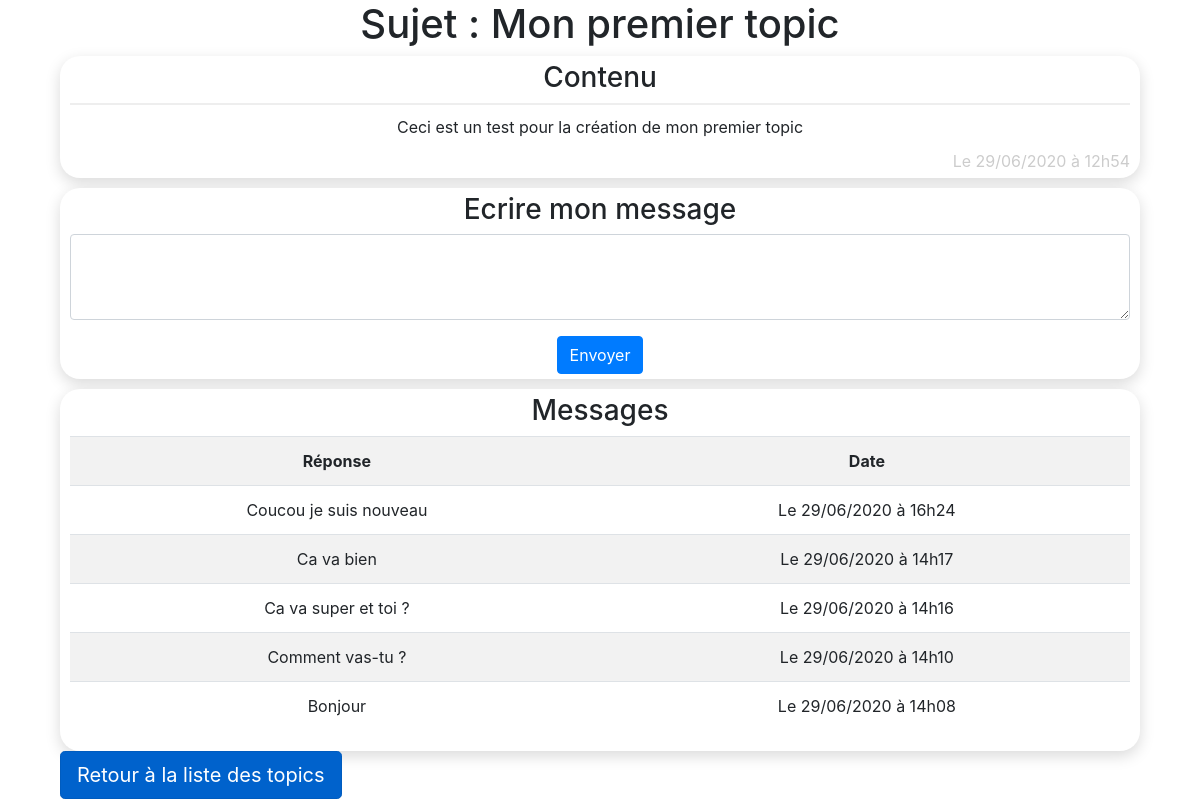
The page /contenu.php?categorie=1&topic=5 on the database its author committed.
### tables this page shows
CREATE TABLE `topic` (
  `id` int(11) NOT NULL,
  `id_forum` int(11) NOT NULL,
  `titre` varchar(50) NOT NULL,
  `contenu` text NOT NULL,
  `date_creation` datetime NOT NULL
);

CREATE TABLE `topic_commentaire` (
  `id` int(11) NOT NULL,
  `id_topic` int(11) NOT NULL,
  `texte` text NOT NULL,
  `date_creation` datetime NOT NULL
);

### contenu.php (the view, shortened to what this page needs)
<?php
  include("bdd/connexionBDD.php");
  if(isset($_GET['categorie'])) $getid_forum = intval(trim(htmlentities($_GET['categorie'])));
  if(isset($_GET['topic'])) $getid_topic = intval(trim(htmlentities($_GET['topic'])));
  $req = $db->prepare("SELECT *, DATE_FORMAT(date_creation, 'Le %d/%m/%Y à %H\h%i') as date_c FROM topic WHERE id = ? AND id_forum = ? ORDER BY date_creation DESC");
  $req->execute(array($getid_topic, $getid_forum));
  $res = $req->fetch();
  $req_mess = $db->prepare("SELECT *, DATE_FORMAT(date_creation, 'Le %d/%m/%Y à %H\h%i') as date_c FROM topic_commentaire WHERE id_topic = ? ORDER BY date_creation DESC");
  $req_mess->execute(array($getid_topic));
  $res_mess = $req_mess->fetchAll();
?>
<!DOCTYPE html>
<html lang="fr">
  <head>
    <link rel="stylesheet" href="https://stackpath.bootstrapcdn.com/bootstrap/4.3.1/css/bootstrap.min.css">
    <link rel="stylesheet" href="css/index.css">
  </head>
  <body>
    <div class="container">
    <div class="col-sm-12 col-md-12 col-lg-12">
    <h1 style="text-align: center">Sujet : <td><?= $res['titre'] ?></td></h1>
      <div style="background: white; box-shadow: 0 5px 15px rgba(0, 0, 0, .15); padding: 5px 10px; border-radius: 20px;">
        <h3>Contenu</h3>
          <div style="border-top: 2px solid #eee; padding: 10px 0;"><?= $res['contenu'] ?></div>
          <div style="color: #CCC; text-align: right">
          <?= $res['date_c'] ?>
          </div>
      </div>
      <div style="background: white; box-shadow: 0 5px 15px rgba(0, 0, 0, .15); padding: 5px 10px; border-radius: 20px; margin-top: 10px;">
        <h3>Ecrire mon message</h3>
        <form method="post">
        <div class="form-group">
        <textarea class="form-control" name="message" rows="3"></textarea>
        </div>
        <button class="btn btn-primary" type="submit" name="add_msg">Envoyer</button>
        </form>
      </div>
      <div style="background: white; box-shadow: 0 5px 15px rgba(0, 0, 0, .15); padding: 5px 10px; border-radius: 20px; margin-top: 10px;">
        <h3>Messages</h3>
      <div class="table-responsive">
      <table class="table table-striped">
          <tr>
            <th>Réponse</th>
            <th>Date</th>
          </tr>
          <?php
            foreach($res_mess as $rc){
          ?>
            <tr>
              <td><?= $rc['texte'] ?></td>
              <td><?= $rc['date_c'] ?></td>
            </tr>
          <?php
          }
          ?>
        </table>
        </div>
      </div>
            <a href="topic.php?id=<?=$getid_forum?>" class="btn btn-primary btn-lg active" role="button" aria-pressed="true" style="float: left; margin-bottom:10px;">Retour à la liste des topics</a>
</div>
 </body>
</html>

### css/index.css (style rules this page uses)
.container { text-align: center; }

### rows shown on the page
topic: titre "Mon premier topic", contenu "Ceci est un test pour la création de mon premier topic"
topic_commentaire: texte "Coucou je suis nouveau", date_c "Le 29/06/2020 à 16h24"
topic_commentaire: texte "Ca va bien", date_c "Le 29/06/2020 à 14h17"
topic_commentaire: texte "Ca va super et toi ?", date_c "Le 29/06/2020 à 14h16"
topic_commentaire: texte "Comment vas-tu ?", date_c "Le 29/06/2020 à 14h10"
topic_commentaire: texte "Bonjour", date_c "Le 29/06/2020 à 14h08"

### other values the page prints
$res['date_c'] "Le 29/06/2020 à 12h54"
